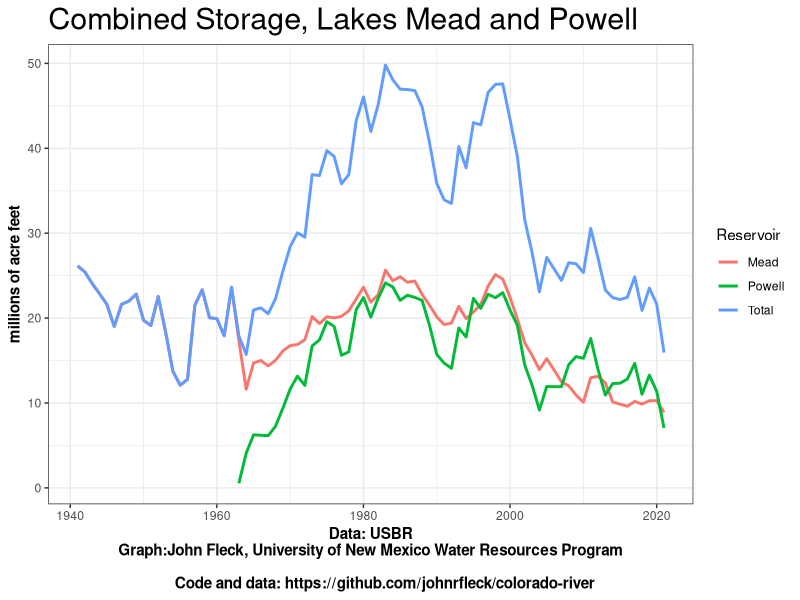

R code for this plot:
# mead-powell storage graph
library(ggplot2)
library(tidyverse)
library(readr)
library(reshape2)

# read data
mp <- read_csv("./data/meadpowell.csv", col_names=TRUE)

# add up total storage
mp$Total <- mp$Mead + mp$Powell
newdata <- as_tibble(melt(mp, id.vars="Year", 
                          variable.name="Reservoir", 
                          value.name="Storage"))
newdata <- filter(newdata, Storage>0)

# plot it
ggplot(newdata, aes(x=Year, y=Storage/1000, colour=Reservoir)) +
  theme_bw() +
  theme(plot.title = element_text(size = rel(2)),
        panel.background = element_rect(colour = NA),
        plot.background = element_rect(colour = NA),
        plot.subtitle = element_text(size = rel(1.5)),
        axis.title = element_text(face = "bold",size = rel(1))) +
  geom_line(size=1) +
  ylab("millions of acre feet") +
  xlab("Data: USBR\nGraph:John Fleck, University of New Mexico Water Resources Program\n
       Code and data: https://github.com/johnrfleck/colorado-river") +
  ggtitle("Combined Storage, Lakes Mead and Powell")

